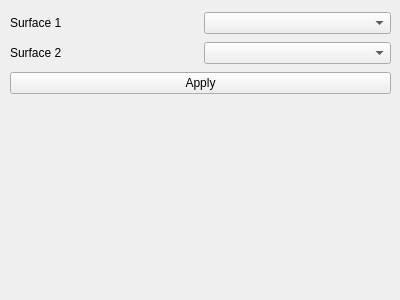
<?xml version="1.0" encoding="UTF-8"?>
<ui version="4.0">
 <class>SurfaceIntersectView</class>
 <widget class="QWidget" name="SurfaceIntersectView">
  <property name="geometry">
   <rect>
    <x>0</x>
    <y>0</y>
    <width>400</width>
    <height>300</height>
   </rect>
  </property>
  <property name="windowTitle">
   <string>Form</string>
  </property>
  <widget class="QWidget" name="verticalLayoutWidget">
   <property name="geometry">
    <rect>
     <x>10</x>
     <y>10</y>
     <width>381</width>
     <height>88</height>
    </rect>
   </property>
   <layout class="QVBoxLayout" name="verticalLayout">
    <item>
     <layout class="QHBoxLayout" name="horizontalLayout">
      <item>
       <widget class="QLabel" name="label">
        <property name="text">
         <string>Surface 1</string>
        </property>
       </widget>
      </item>
      <item>
       <widget class="QmitkDataStorageComboBox" name="DataSelector1"/>
      </item>
     </layout>
    </item>
    <item>
     <layout class="QHBoxLayout" name="horizontalLayout_2">
      <item>
       <widget class="QLabel" name="label_2">
        <property name="text">
         <string>Surface 2</string>
        </property>
       </widget>
      </item>
      <item>
       <widget class="QmitkDataStorageComboBox" name="DataSelector2"/>
      </item>
     </layout>
    </item>
    <item>
     <widget class="QPushButton" name="ApplyBtn">
      <property name="text">
       <string>Apply</string>
      </property>
      <property name="checkable">
       <bool>true</bool>
      </property>
     </widget>
    </item>
   </layout>
  </widget>
 </widget>
 <customwidgets>
  <customwidget>
   <class>QmitkDataStorageComboBox</class>
   <extends>QComboBox</extends>
   <header>QmitkDataStorageComboBox.h</header>
  </customwidget>
 </customwidgets>
 <resources/>
 <connections/>
</ui>
